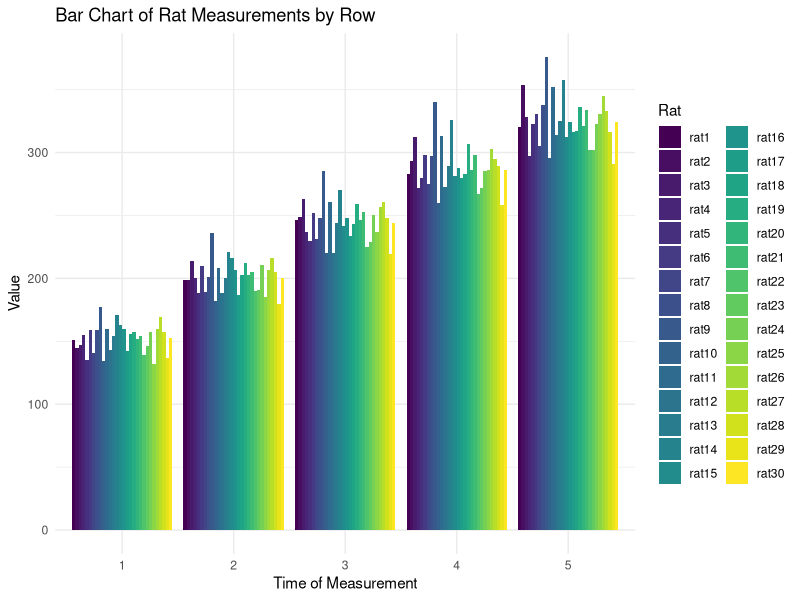
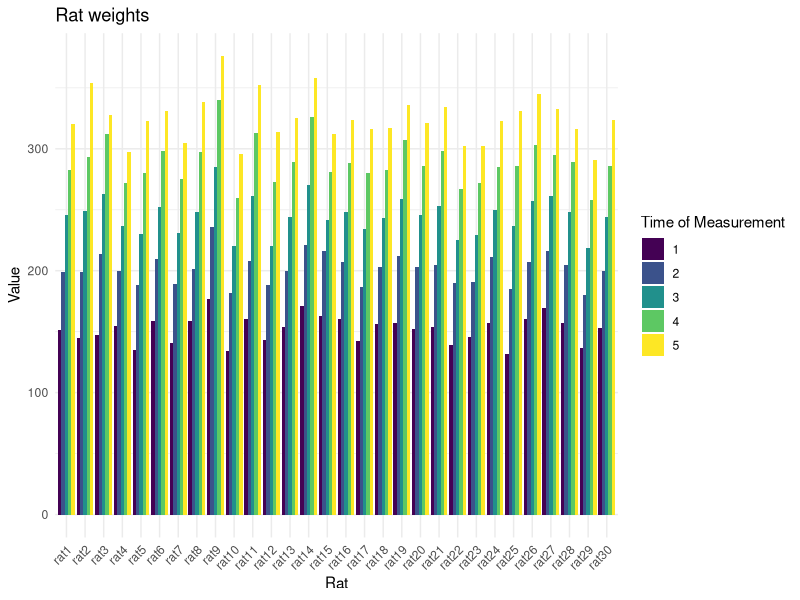

Write R code to recreate these figures, in order.
## ---- chunk 1
knitr::opts_chunk$set(echo = TRUE)
library(readxl)

rat <- read_excel("ratdata.xlsx")

#bar chart with rat_ across the x axis and value on y axis. Do 5 bars for each rat 

library(ggplot2)
library(dplyr)
library(tidyverse)
library(forcats)




library(viridis)
## ---- chunk 2
# df <- rat[, -ncol(rat)]
df <- rat

# Add row number before pivoting
df$row <- seq_len(nrow(df))

#get rid of age column
df <- df[, -which(names(df) == "age")]

# Pivot longer
df_long <- pivot_longer(df, cols = -row, names_to = "Rat", values_to = "Value")




df_long <- df_long %>%
  mutate(
    Rat_num = as.numeric(gsub("[^0-9]", "", Rat)),  # Extract number
    Rat = fct_reorder(Rat, Rat_num)                # Reorder by extracted number
  )

# Now plot, using 'row' as the x-axis
ggplot(df_long, aes(x = factor(row), y = Value, fill = Rat)) +
  geom_bar(stat = "identity", position = "dodge") +
  theme_minimal() +
  labs(
    title = "Bar Chart of Rat Measurements by Row",
    x = "Time of Measurement",
    y = "Value"
  ) +
  scale_fill_viridis_d()


ggplot(df_long, aes(x = Rat, y = Value, fill = factor(row))) +
  geom_bar(stat = "identity", position = "dodge") +
  theme_minimal() +
  labs(
    title = "Rat weights",
    x = "Rat",
    y = "Value",
    fill = "Time of Measurement"
  ) +
  scale_fill_viridis_d()+
  theme(axis.text.x = element_text(angle = 45, hjust = 1))





## ---- chunk 3
#2 Regression for each rat
df <- rat
df$row <- seq_len(nrow(df))

# Pivot all rat columns (everything except 'row' and 'age')
df_long <- pivot_longer(df, cols = -c(row, age), names_to = "Rat", values_to = "Value")

model <- list()  # initialize an empty list to store models
for (rat in unique(df_long$Rat)) {
  model[[as.character(rat)]] <- lm(Value ~ age, data = df_long[df_long$Rat == rat, ])
}
# Extract coefficients and store in a data frame
coefficients <- do.call(rbind, lapply(model, function(m) {
  data.frame(
    Intercept = coef(m)[1],
    Slope = coef(m)[2]
  )
}))

model_summary <- lapply(names(model), function(rat) {
  m <- summary(model[[rat]])
  coef_val <- m$coefficients["age", "Estimate"]
  p_val <- m$coefficients["age", "Pr(>|t|)"]
  r_sq <- m$r.squared
  
  data.frame(
    Rat = rat,
    Coefficient = coef_val,
    P_value = p_val,
    R_squared = r_sq
  )
})

# Combine into a single data frame
model_summary_df <- do.call(rbind, model_summary)

# View result
print(model_summary_df)

##
model_summary <- lapply(names(model), function(rat) {
  m <- summary(model[[rat]])
  coef_val <- m$coefficients["age", "Estimate"]
  p_val <- m$coefficients["age", "Pr(>|t|)"]
  r_sq <- m$r.squared
  
  data.frame(
    Rat = rat,
    Coefficient = coef_val,
    P_value = p_val,
    R_squared = r_sq
  )
})

# Combine into a single data frame
model_summary_df <- do.call(rbind, model_summary)

# View result
print(model_summary_df)

